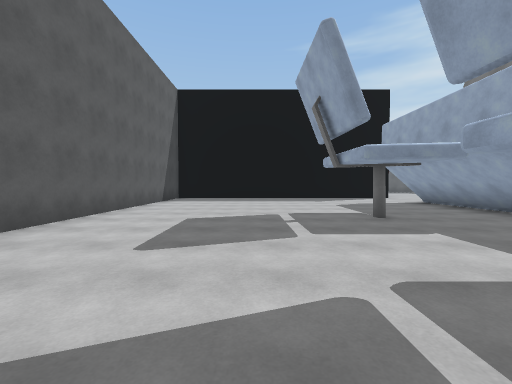
view 1 (above)

20 first-person views from a walk through a 3-D level made in the Unity game engine. The camera is 1.4 m above the floor, tilts 2° down and sees 90° across. The floor is counted in squares, 2 m on a side. Each view is taken from the middle of a square. On the plan, view 1 faces up. The plan holds only what a view shows up to about 9 squares ahead; the rest is blank.

view 2
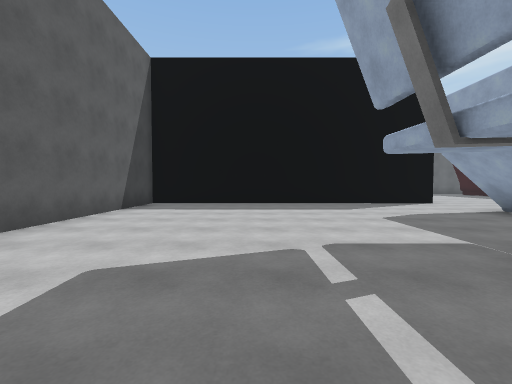

view 3
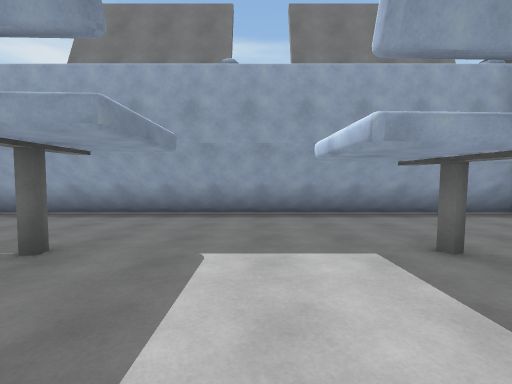

view 4
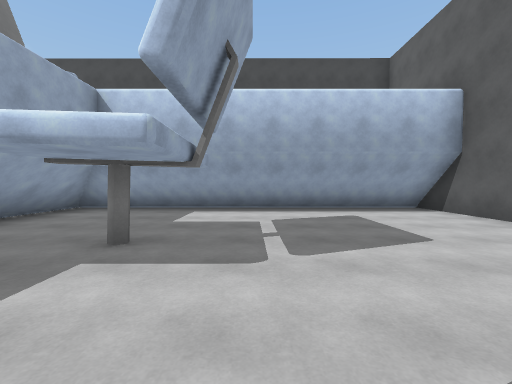

view 5
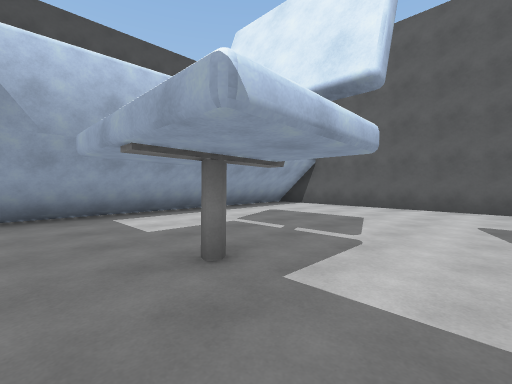

view 6
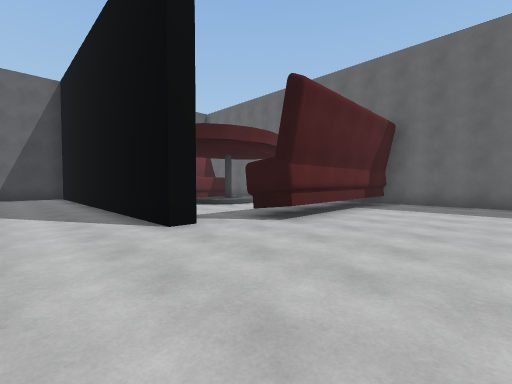

view 7
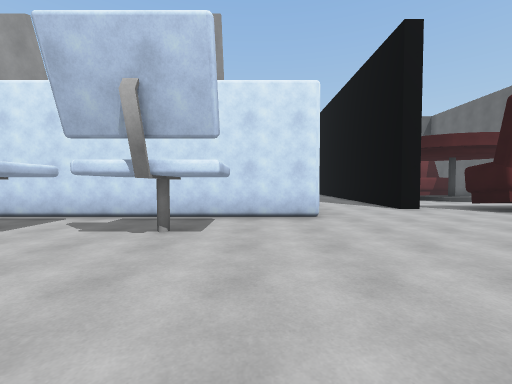

view 8
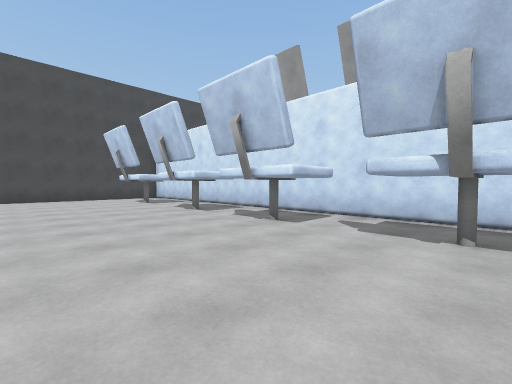

view 9
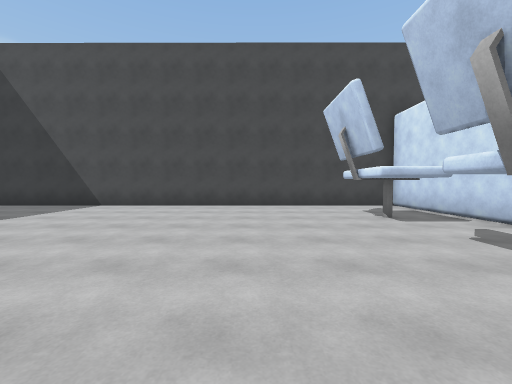

view 10
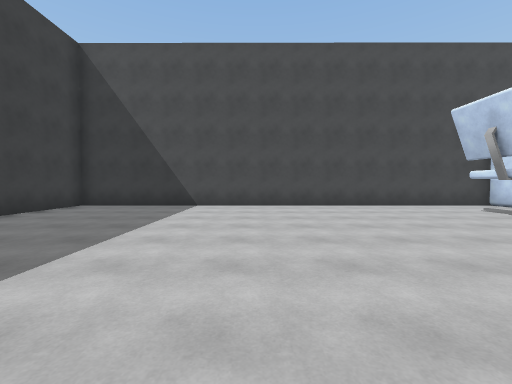

view 11
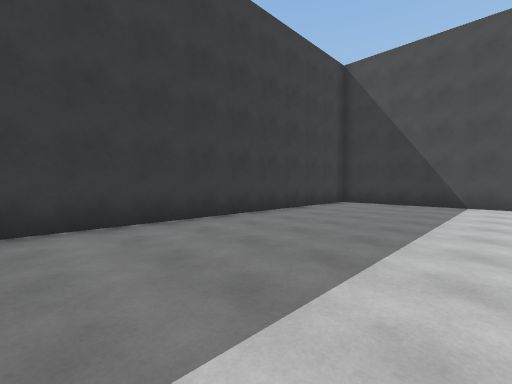

view 12
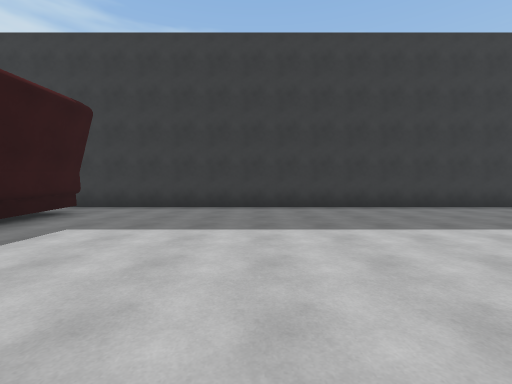

view 13
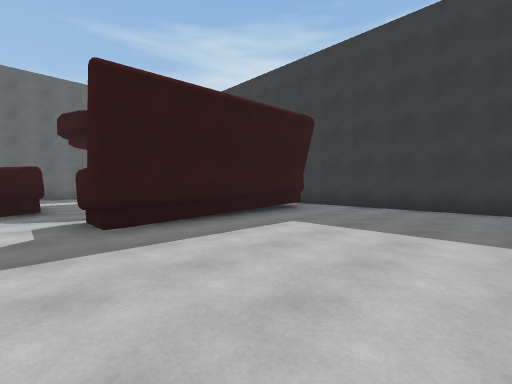

view 14
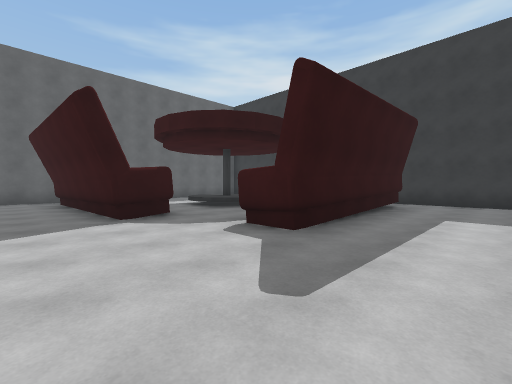

view 15
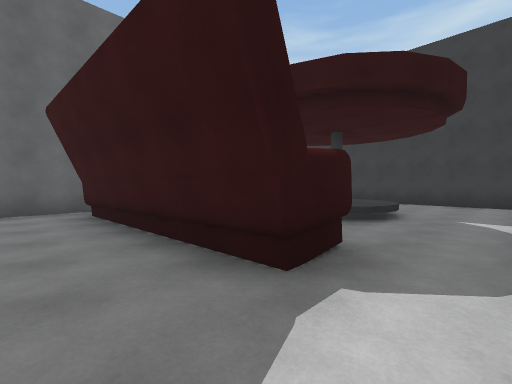

view 16
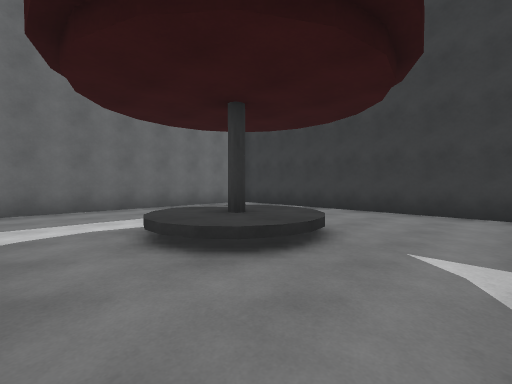

view 17
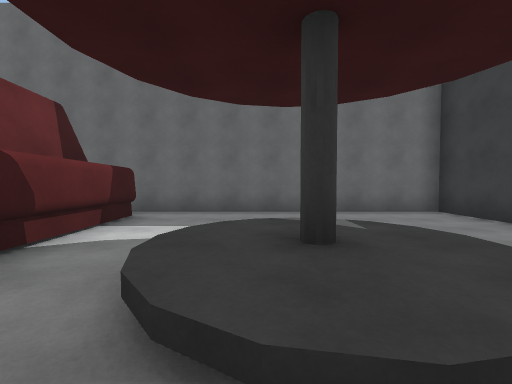

view 18
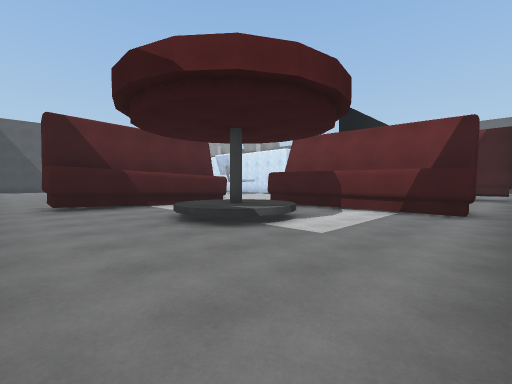

view 19
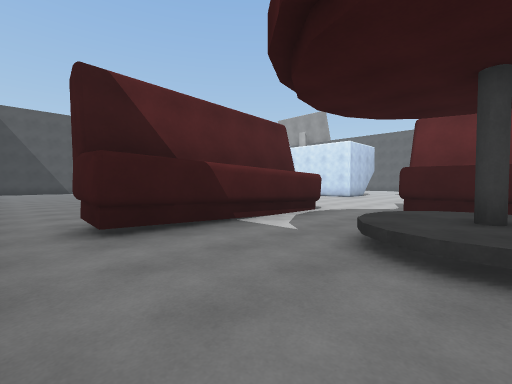

view 20
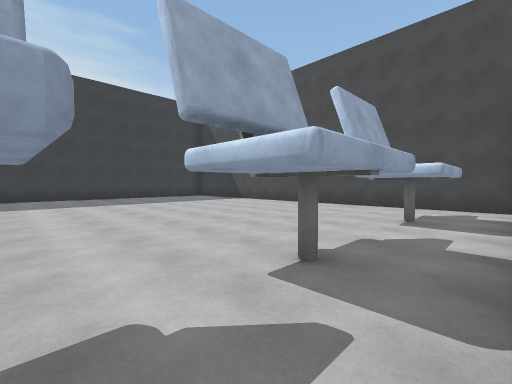

### Floor plan
Key: @ floor where view 1 was taken; # wall or solid block; . floor; / step, stairs or slope; ^ raised ledge; O other object.
Columns run from 4 left of view 1 to 21 right of it. Each row starts with its distance up from view 1.
 20            ###############
 19            #.............#
 18            #.....#.......#
 17            #.....#.......#
 16         .. #.....#..^^...#
 15        /.. #.....#..^^...#
 14        ...##.....#..^^...#
 13          ................#
 12 ###########..............#
 11 #.................######.#
 10 #........................#
  9 #.........##.............#
  8 #.........##.............#
  7 #.........##.OO..........#
  6 #.........##.OO..........#
  5 #......O..##.............#
  4 #.........##.OO..........#
  3 #.........##.OO..........#
  2 #.........##.O...........#
  1 #......O..##.OO..........#
  0 #...@.....##.O...........#
 -1 #.........##.............#
 -2 #.........##.OO..........#
 -3 ############.OO..........#
 -4            #.............#
 -5            ###############

Positions as (right, up) in squares from view 1, and headings:
1: (0, 0), facing up
2: (0, 3), facing up
3: (0, 3), facing right
4: (1, 4), facing down
5: (4, 3), facing down-left
6: (10, 10), facing up-left
7: (13, 8), facing left
8: (13, 7), facing down-left
9: (12, 3), facing down
10: (15, 3), facing down
11: (16, 4), facing down-right
12: (13, 6), facing right
13: (13, 6), facing up-right
14: (11, 8), facing up-right
15: (11, 12), facing up-right
16: (14, 12), facing up-right
17: (16, 13), facing up
18: (20, 19), facing down-left
19: (20, 15), facing down-left
20: (8, 3), facing down-right
